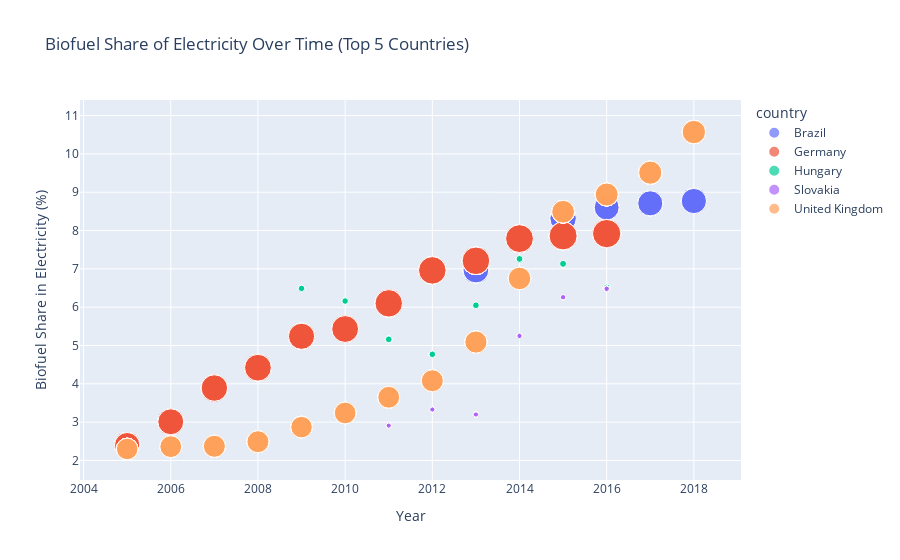

Notebook code for this chart:
### Code cell
# Filter for the last two decades (2005 to 2024)
filtered_df = df_mongo[(df_mongo['year'] >= 2005) & (df_mongo['year'] <= 2024)]

# Group by country and calculate the average biofuel share of electricity for each country
avg_biofuel_share = filtered_df.groupby('country')['biofuel_share_elec'].mean().reset_index()

# Sort by biofuel share of electricity and select the top N countries (e.g., top 5)
top_countries = avg_biofuel_share.sort_values('biofuel_share_elec', ascending=False).head(5)['country'].tolist()

# Filter the original DataFrame for the top N countries
df_filtered = filtered_df[filtered_df['country'].isin(top_countries)]

# Create a scatter plot for biofuel share of electricity
fig = px.scatter(df_filtered, 
                 x='year', 
                 y='biofuel_share_elec', 
                 color='country', 
                 size='gdp', 
                 hover_name='country', 
                 title='Biofuel Share of Electricity Over Time (Top 5 Countries)',
                 labels={'biofuel_share_elec': 'Biofuel Share in Electricity (%)', 'year': 'Year'})

# Show the visual
fig.show()

### Figure 1 — Plotly figure (JSON) as saved in the notebook; plotly's stock layout.template omitted (floating-point values rounded to 4 significant figures; data arrays with more than 128 entries replaced by an {"elided": "..."} marker saying what was removed)
{"data": [{"hovertemplate": "<b>%{hovertext}</b><br><br>country=Brazil<br>Year=%{x}<br>Biofuel Share in Electricity (%)=%{y}<br>gdp=%{marker.size}<extra></extra>", "hovertext": ["Brazil", "Brazil", "Brazil", "Brazil", "Brazil", "Brazil", "Brazil", "Brazil", "Brazil", "Brazil", "Brazil", "Brazil", "Brazil", "Brazil", "Brazil", "Brazil", "Brazil", "Brazil", "Brazil", "Brazil", "Brazil", "Brazil", "Brazil", "Brazil", "Brazil", "Brazil", "Brazil", "Brazil", "Brazil", "Brazil", "Brazil", "Brazil", "Brazil", "Brazil", "Brazil", "Brazil", "Brazil", "Brazil", "Brazil", "Brazil", "Brazil", "Brazil", "Brazil", "Brazil", "Brazil", "Brazil", "Brazil", "Brazil", "Brazil", "Brazil", "Brazil", "Brazil", "Brazil", "Brazil", "Brazil", "Brazil", "Brazil", "Brazil", "Brazil", "Brazil", "Brazil", "Brazil", "Brazil", "Brazil", "Brazil", "Brazil", "Brazil", "Brazil", "Brazil", "Brazil", "Brazil", "Brazil", "Brazil", "Brazil", "Brazil", "Brazil", "Brazil", "Brazil"], "legendgroup": "Brazil", "marker": {"color": "#636efa", "size": [3112905998336, 3128572510208, 3270706200576, 2889037381632, 2926999240704, 2965401501696, 3112905998336, 3128572510208, 3270706200576, 2889037381632, 2926999240704, 2965401501696, 3112905998336, 3128572510208, 3270706200576, 2889037381632, 2926999240704, 2965401501696, 3112905998336, 3128572510208, 3270706200576, 2889037381632, 2926999240704, 2965401501696, 3112905998336, 3128572510208, 3270706200576, 2889037381632, 2926999240704, 2965401501696, 3112905998336, 3128572510208, 3270706200576, 2889037381632, 2926999240704, 2965401501696, 3112905998336, 3128572510208, 3270706200576, 2889037381632, 2926999240704, 2965401501696, 3112905998336, 3128572510208, 3270706200576, 2889037381632, 2926999240704, 2965401501696, 3112905998336, 3128572510208, 3270706200576, 2889037381632, 2926999240704, 2965401501696, 3112905998336, 3128572510208, 3270706200576, 2889037381632, 2926999240704, 2965401501696, 3112905998336, 3128572510208, 3270706200576, 2889037381632, 2926999240704, 2965401501696, 3112905998336, 3128572510208, 3270706200576, 2889037381632, 2926999240704, 2965401501696, 3112905998336, 3128572510208, 3270706200576, 2889037381632, 2926999240704, 2965401501696], "sizemode": "area", "sizeref": 9339000000.0, "symbol": "circle"}, "mode": "markers", "name": "Brazil", "orientation": "v", "showlegend": true, "type": "scatter", "x": [2013, 2014, 2015, 2016, 2017, 2018, 2013, 2014, 2015, 2016, 2017, 2018, 2013, 2014, 2015, 2016, 2017, 2018, 2013, 2014, 2015, 2016, 2017, 2018, 2013, 2014, 2015, 2016, 2017, 2018, 2013, 2014, 2015, 2016, 2017, 2018, 2013, 2014, 2015, 2016, 2017, 2018, 2013, 2014, 2015, 2016, 2017, 2018, 2013, 2014, 2015, 2016, 2017, 2018, 2013, 2014, 2015, 2016, 2017, 2018, 2013, 2014, 2015, 2016, 2017, 2018, 2013, 2014, 2015, 2016, 2017, 2018, 2013, 2014, 2015, 2016, 2017, 2018], "xaxis": "x", "y": [6.969, 7.76, 8.317, 8.6, 8.707, 8.774, 6.969, 7.76, 8.317, 8.6, 8.707, 8.774, 6.969, 7.76, 8.317, 8.6, 8.707, 8.774, 6.969, 7.76, 8.317, 8.6, 8.707, 8.774, 6.97, 7.76, 8.32, 8.6, 8.71, 8.77, 6.97, 7.76, 8.32, 8.6, 8.71, 8.77, 6.97, 7.76, 8.32, 8.6, 8.71, 8.77, 6.97, 7.76, 8.32, 8.6, 8.71, 8.77, 6.97, 7.76, 8.32, 8.6, 8.71, 8.77, 6.97, 7.76, 8.32, 8.6, 8.71, 8.77, 6.97, 7.76, 8.32, 8.6, 8.71, 8.77, 6.97, 7.76, 8.32, 8.6, 8.71, 8.77, 6.97, 7.76, 8.32, 8.6, 8.71, 8.77], "yaxis": "y"}, {"hovertemplate": "<b>%{hovertext}</b><br><br>country=Germany<br>Year=%{x}<br>Biofuel Share in Electricity (%)=%{y}<br>gdp=%{marker.size}<extra></extra>", "hovertext": {"elided": "156 str values"}, "legendgroup": "Germany", "marker": {"color": "#EF553B", "size": {"elided": "156 int values"}, "sizemode": "area", "sizeref": 9339000000.0, "symbol": "circle"}, "mode": "markers", "name": "Germany", "orientation": "v", "showlegend": true, "type": "scatter", "x": {"elided": "156 int values"}, "xaxis": "x", "y": {"elided": "156 float values"}, "yaxis": "y"}, {"hovertemplate": "<b>%{hovertext}</b><br><br>country=Hungary<br>Year=%{x}<br>Biofuel Share in Electricity (%)=%{y}<br>gdp=%{marker.size}<extra></extra>", "hovertext": ["Hungary", "Hungary", "Hungary", "Hungary", "Hungary", "Hungary", "Hungary", "Hungary", "Hungary", "Hungary", "Hungary", "Hungary", "Hungary", "Hungary", "Hungary", "Hungary", "Hungary", "Hungary", "Hungary", "Hungary", "Hungary", "Hungary", "Hungary", "Hungary", "Hungary", "Hungary", "Hungary", "Hungary", "Hungary", "Hungary", "Hungary", "Hungary", "Hungary", "Hungary", "Hungary", "Hungary", "Hungary", "Hungary", "Hungary", "Hungary", "Hungary", "Hungary", "Hungary", "Hungary", "Hungary", "Hungary", "Hungary", "Hungary", "Hungary", "Hungary", "Hungary", "Hungary", "Hungary", "Hungary", "Hungary", "Hungary", "Hungary", "Hungary", "Hungary", "Hungary", "Hungary", "Hungary", "Hungary", "Hungary", "Hungary", "Hungary", "Hungary", "Hungary", "Hungary", "Hungary", "Hungary", "Hungary", "Hungary", "Hungary", "Hungary", "Hungary", "Hungary", "Hungary", "Hungary", "Hungary", "Hungary", "Hungary", "Hungary", "Hungary", "Hungary", "Hungary", "Hungary", "Hungary", "Hungary", "Hungary", "Hungary", "Hungary", "Hungary", "Hungary", "Hungary", "Hungary", "Hungary", "Hungary", "Hungary", "Hungary", "Hungary", "Hungary", "Hungary", "Hungary"], "legendgroup": "Hungary", "marker": {"color": "#00cc96", "size": [195011821568, 200323055616, 207957688320, 204625346560, 208958734336, 217412730880, 224257294336, 228414177280, 195011821568, 200323055616, 207957688320, 204625346560, 208958734336, 217412730880, 224257294336, 228414177280, 195011821568, 200323055616, 207957688320, 204625346560, 208958734336, 217412730880, 224257294336, 228414177280, 195011821568, 200323055616, 207957688320, 204625346560, 208958734336, 217412730880, 224257294336, 228414177280, 195011821568, 200323055616, 207957688320, 204625346560, 208958734336, 217412730880, 224257294336, 228414177280, 195011821568, 200323055616, 207957688320, 204625346560, 208958734336, 217412730880, 224257294336, 228414177280, 195011821568, 200323055616, 207957688320, 204625346560, 208958734336, 217412730880, 224257294336, 228414177280, 195011821568, 200323055616, 207957688320, 204625346560, 208958734336, 217412730880, 224257294336, 228414177280, 195011821568, 200323055616, 207957688320, 204625346560, 208958734336, 217412730880, 224257294336, 228414177280, 195011821568, 200323055616, 207957688320, 204625346560, 208958734336, 217412730880, 224257294336, 228414177280, 195011821568, 200323055616, 207957688320, 204625346560, 208958734336, 217412730880, 224257294336, 228414177280, 195011821568, 200323055616, 207957688320, 204625346560, 208958734336, 217412730880, 224257294336, 228414177280, 195011821568, 200323055616, 207957688320, 204625346560, 208958734336, 217412730880, 224257294336, 228414177280], "sizemode": "area", "sizeref": 9339000000.0, "symbol": "circle"}, "mode": "markers", "name": "Hungary", "orientation": "v", "showlegend": true, "type": "scatter", "x": [2009, 2010, 2011, 2012, 2013, 2014, 2015, 2016, 2009, 2010, 2011, 2012, 2013, 2014, 2015, 2016, 2009, 2010, 2011, 2012, 2013, 2014, 2015, 2016, 2009, 2010, 2011, 2012, 2013, 2014, 2015, 2016, 2009, 2010, 2011, 2012, 2013, 2014, 2015, 2016, 2009, 2010, 2011, 2012, 2013, 2014, 2015, 2016, 2009, 2010, 2011, 2012, 2013, 2014, 2015, 2016, 2009, 2010, 2011, 2012, 2013, 2014, 2015, 2016, 2009, 2010, 2011, 2012, 2013, 2014, 2015, 2016, 2009, 2010, 2011, 2012, 2013, 2014, 2015, 2016, 2009, 2010, 2011, 2012, 2013, 2014, 2015, 2016, 2009, 2010, 2011, 2012, 2013, 2014, 2015, 2016, 2009, 2010, 2011, 2012, 2013, 2014, 2015, 2016], "xaxis": "x", "y": [6.488, 6.155, 5.164, 4.766, 6.05, 7.257, 7.131, 6.507, 6.488, 6.155, 5.164, 4.766, 6.05, 7.257, 7.131, 6.507, 6.488, 6.155, 5.164, 4.766, 6.05, 7.257, 7.131, 6.507, 6.488, 6.155, 5.164, 4.766, 6.05, 7.257, 7.131, 6.507, 6.49, 6.16, 5.16, 4.77, 6.05, 7.26, 7.13, 6.51, 6.49, 6.16, 5.16, 4.77, 6.05, 7.26, 7.13, 6.51, 6.49, 6.16, 5.16, 4.77, 6.05, 7.26, 7.13, 6.51, 6.49, 6.16, 5.16, 4.77, 6.05, 7.26, 7.13, 6.51, 6.49, 6.16, 5.16, 4.77, 6.05, 7.26, 7.13, 6.51, 6.49, 6.16, 5.16, 4.77, 6.05, 7.26, 7.13, 6.51, 6.49, 6.16, 5.16, 4.77, 6.05, 7.26, 7.13, 6.51, 6.49, 6.16, 5.16, 4.77, 6.05, 7.26, 7.13, 6.51, 6.49, 6.16, 5.16, 4.77, 6.05, 7.26, 7.13, 6.51], "yaxis": "y"}, {"hovertemplate": "<b>%{hovertext}</b><br><br>country=Slovakia<br>Year=%{x}<br>Biofuel Share in Electricity (%)=%{y}<br>gdp=%{marker.size}<extra></extra>", "hovertext": ["Slovakia", "Slovakia", "Slovakia", "Slovakia", "Slovakia", "Slovakia", "Slovakia", "Slovakia", "Slovakia", "Slovakia", "Slovakia", "Slovakia", "Slovakia", "Slovakia", "Slovakia", "Slovakia", "Slovakia", "Slovakia", "Slovakia", "Slovakia", "Slovakia", "Slovakia", "Slovakia", "Slovakia", "Slovakia", "Slovakia", "Slovakia", "Slovakia", "Slovakia", "Slovakia", "Slovakia", "Slovakia", "Slovakia", "Slovakia", "Slovakia", "Slovakia", "Slovakia", "Slovakia", "Slovakia", "Slovakia", "Slovakia", "Slovakia", "Slovakia", "Slovakia", "Slovakia", "Slovakia", "Slovakia", "Slovakia", "Slovakia", "Slovakia", "Slovakia", "Slovakia", "Slovakia", "Slovakia", "Slovakia", "Slovakia", "Slovakia", "Slovakia", "Slovakia", "Slovakia", "Slovakia", "Slovakia", "Slovakia", "Slovakia", "Slovakia", "Slovakia", "Slovakia", "Slovakia", "Slovakia", "Slovakia", "Slovakia", "Slovakia", "Slovakia", "Slovakia", "Slovakia", "Slovakia", "Slovakia", "Slovakia"], "legendgroup": "Slovakia", "marker": {"color": "#ab63fa", "size": [120534253568, 122527850496, 124358402048, 127551856640, 132440055808, 136796127232, 120534253568, 122527850496, 124358402048, 127551856640, 132440055808, 136796127232, 120534253568, 122527850496, 124358402048, 127551856640, 132440055808, 136796127232, 120534253568, 122527850496, 124358402048, 127551856640, 132440055808, 136796127232, 120534253568, 122527850496, 124358402048, 127551856640, 132440055808, 136796127232, 120534253568, 122527850496, 124358402048, 127551856640, 132440055808, 136796127232, 120534253568, 122527850496, 124358402048, 127551856640, 132440055808, 136796127232, 120534253568, 122527850496, 124358402048, 127551856640, 132440055808, 136796127232, 120534253568, 122527850496, 124358402048, 127551856640, 132440055808, 136796127232, 120534253568, 122527850496, 124358402048, 127551856640, 132440055808, 136796127232, 120534253568, 122527850496, 124358402048, 127551856640, 132440055808, 136796127232, 120534253568, 122527850496, 124358402048, 127551856640, 132440055808, 136796127232, 120534253568, 122527850496, 124358402048, 127551856640, 132440055808, 136796127232], "sizemode": "area", "sizeref": 9339000000.0, "symbol": "circle"}, "mode": "markers", "name": "Slovakia", "orientation": "v", "showlegend": true, "type": "scatter", "x": [2011, 2012, 2013, 2014, 2015, 2016, 2011, 2012, 2013, 2014, 2015, 2016, 2011, 2012, 2013, 2014, 2015, 2016, 2011, 2012, 2013, 2014, 2015, 2016, 2011, 2012, 2013, 2014, 2015, 2016, 2011, 2012, 2013, 2014, 2015, 2016, 2011, 2012, 2013, 2014, 2015, 2016, 2011, 2012, 2013, 2014, 2015, 2016, 2011, 2012, 2013, 2014, 2015, 2016, 2011, 2012, 2013, 2014, 2015, 2016, 2011, 2012, 2013, 2014, 2015, 2016, 2011, 2012, 2013, 2014, 2015, 2016, 2011, 2012, 2013, 2014, 2015, 2016], "xaxis": "x", "y": [2.907, 3.329, 3.2, 5.251, 6.255, 6.484, 2.907, 3.329, 3.2, 5.251, 6.255, 6.484, 2.907, 3.329, 3.2, 5.251, 6.255, 6.484, 2.907, 3.329, 3.2, 5.251, 6.255, 6.484, 2.91, 3.33, 3.2, 5.25, 6.26, 6.48, 2.91, 3.33, 3.2, 5.25, 6.26, 6.48, 2.91, 3.33, 3.2, 5.25, 6.26, 6.48, 2.91, 3.33, 3.2, 5.25, 6.26, 6.48, 2.91, 3.33, 3.2, 5.25, 6.26, 6.48, 2.91, 3.33, 3.2, 5.25, 6.26, 6.48, 2.91, 3.33, 3.2, 5.25, 6.26, 6.48, 2.91, 3.33, 3.2, 5.25, 6.26, 6.48, 2.91, 3.33, 3.2, 5.25, 6.26, 6.48], "yaxis": "y"}, {"hovertemplate": "<b>%{hovertext}</b><br><br>country=United Kingdom<br>Year=%{x}<br>Biofuel Share in Electricity (%)=%{y}<br>gdp=%{marker.size}<extra></extra>", "hovertext": {"elided": "182 str values"}, "legendgroup": "United Kingdom", "marker": {"color": "#FFA15A", "size": {"elided": "182 int values"}, "sizemode": "area", "sizeref": 9339000000.0, "symbol": "circle"}, "mode": "markers", "name": "United Kingdom", "orientation": "v", "showlegend": true, "type": "scatter", "x": {"elided": "182 int values"}, "xaxis": "x", "y": {"elided": "182 float values"}, "yaxis": "y"}], "layout": {"legend": {"itemsizing": "constant", "title": {"text": "country"}, "tracegroupgap": 0}, "title": {"text": "Biofuel Share of Electricity Over Time (Top 5 Countries)"}, "xaxis": {"anchor": "y", "domain": [0, 1], "title": {"text": "Year"}}, "yaxis": {"anchor": "x", "domain": [0, 1], "title": {"text": "Biofuel Share in Electricity (%)"}}}}
